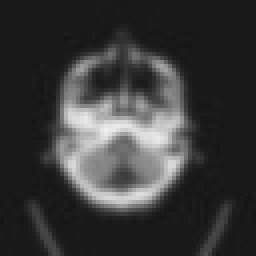
#> input picture denoised_ista/denoised_ista_000001.jpeg, 64 x 64 px, found by its file name (shown 4 times larger)
$ python scharr_operator.py
#> lines starting #> are read from the running program, lines starting #| are printed output that depends on the picture
import cv2
import numpy as np

kernel = np.array([[-3, 0, 3],
                   [-10, 0, 10],
                   [-3, 0, 3]], dtype=np.float32)  # Sharpen kernel

# Read image (grayscale for edge detection/sharpening)
img = cv2.imread("denoised_ista\denoised_ista_000001.jpeg", cv2.IMREAD_GRAYSCALE)
#> img is the input picture: shape (64, 64); min 20, max 240, mean 56.8

# Convolve with kernel
filtered_img = cv2.filter2D(img, -1, kernel)
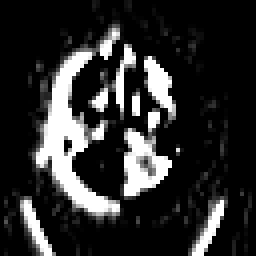
#> filtered_img: shape (64, 64) (shown 4 times larger); min 0, max 255, mean 45.3

# Save result
cv2.imwrite("scharr_operator.png", filtered_img)
print("✅ Output saved as output.png")
